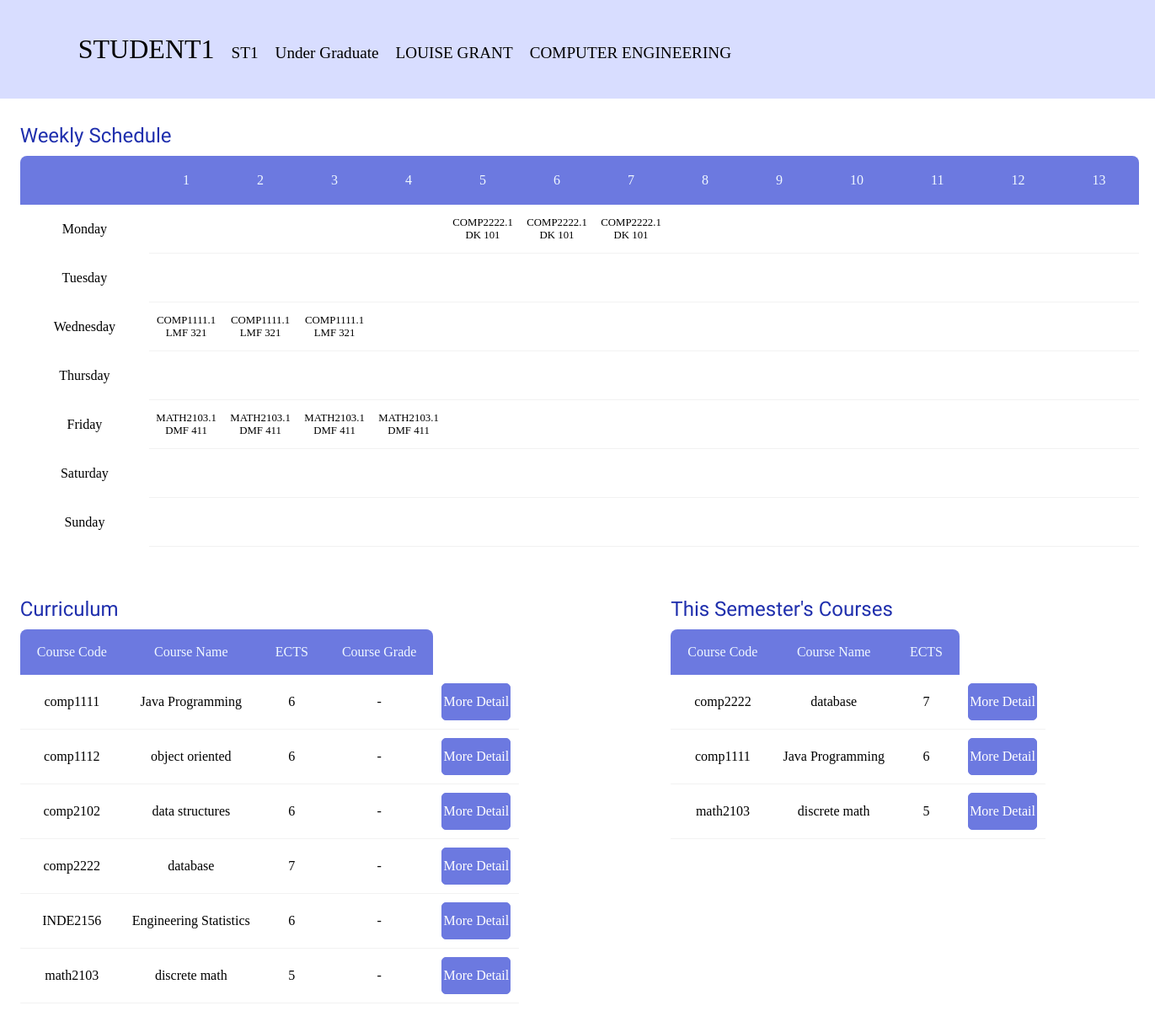
Page /main/student-detail.php?ssn=s1 on the committed database.
### tables this page shows
CREATE TABLE IF NOT EXISTS student (
  ssn varchar(20) NOT NULL,
  gradorUgrad tinyint(4) NOT NULL,
  advisorSsn varchar(20) NOT NULL,
  currCode varchar(10) NOT NULL,
  dName varchar(50) NOT NULL,
  studentid varchar(10) NOT NULL,
  studentname varchar(45) NOT NULL,
  PRIMARY KEY (ssn),
  UNIQUE KEY studentid_UNIQUE (studentid),
  KEY fk_student_instructor1_idx (advisorSsn),
  KEY fk_student_curricula1_idx (currCode,dName)
);

CREATE TABLE IF NOT EXISTS instructor (
  ssn varchar(20) NOT NULL,
  iname varchar(100) DEFAULT NULL,
  rankk varchar(45) DEFAULT NULL,
  baseSal double DEFAULT NULL,
  dName varchar(50) NOT NULL,
  extraSalary double DEFAULT NULL,
  PRIMARY KEY (ssn),
  KEY fk_instructor_department_idx (dName)
);

CREATE TABLE IF NOT EXISTS weeklyschedule (
  issn varchar(20) NOT NULL,
  courseCode varchar(10) NOT NULL,
  sectionId int(11) NOT NULL,
  yearr int(11) NOT NULL,
  semester int(11) NOT NULL,
  dayy varchar(12) NOT NULL,
  hourr int(11) NOT NULL,
  buildingName varchar(50) NOT NULL,
  roomNumber int(11) NOT NULL,
  PRIMARY KEY (issn,courseCode,sectionId,yearr,semester,dayy,hourr),
  KEY fk_section_has_TimeSlot_TimeSlot1_idx (dayy,hourr),
  KEY fk_section_has_TimeSlot_section1_idx (issn,courseCode,yearr,semester,sectionId),
  KEY fk_section_has_TimeSlot_buildingAndroom1_idx (buildingName,roomNumber)
);

CREATE TABLE IF NOT EXISTS curriculacourses (
  currCode varchar(10) NOT NULL,
  dName varchar(50) NOT NULL,
  courseCode varchar(10) NOT NULL,
  PRIMARY KEY (currCode,dName,courseCode),
  KEY fk_curricula_has_course_course1_idx (courseCode),
  KEY fk_curricula_has_course_curricula1_idx (currCode,dName)
);

CREATE TABLE IF NOT EXISTS course (
  courseCode varchar(10) NOT NULL,
  courseName varchar(100) NOT NULL,
  ects int(2) NOT NULL,
  numHours int(2) NOT NULL,
  prereq_courseCode varchar(10) DEFAULT NULL,
  PRIMARY KEY (courseCode),
  KEY fk_course_course1_idx (prereq_courseCode)
);

### main/student-detail.php (the view, shortened to what this page needs)
<?php
include ( 'conn.php' );
$currentSsn = $_GET['ssn'];
$sql = "SELECT S.studentname, S.studentid,S.gradorUgrad, I.iname, S.dName,I.ssn, S.currCode FROM student S JOIN instructor I ON S.advisorSsn=I.ssn WHERE S.ssn='$currentSsn';";
$info = mysqli_query( $conn, $sql );
$info = mysqli_fetch_array( $info );
$sql = "SELECT dayy, hourr, courseCode, sectionId, buildingName, roomNumber FROM weeklyschedule NATURAL JOIN enrollment WHERE sssn = '$currentSsn' and yearr = 2020 and semester = 2 ORDER BY dayy, hourr;";
$schedule = mysqli_query( $conn, $sql );
$sql="SELECT C.courseCode, C1.courseName, C1.ects
FROM (curriculacourses C NATURAL JOIN Course C1)
WHERE C.currCode='$info[6]';";
$curricul = mysqli_query($conn,$sql);
$resultset = null;
$numOfFields = mysqli_num_fields($curricul);
while($row = mysqli_fetch_array($curricul)){
    $resultset[]=$row;
}
$sql="SELECT DISTINCT C.courseCode, E.grade
FROM (curriculacourses C NATURAL JOIN enrollment E)
WHERE E.sssn='$currentSsn';";
$grad = mysqli_query($conn,$sql);
$grades = null;
while($row = mysqli_fetch_array($grad)){
    $grades[]=$row;
}
$sql ="select E.courseCode, C.courseName, C.ects
from enrollment E NATURAL JOIN course C
where E.sssn='$currentSsn' and E.yearr='2020' and E.semester='2';";
$courses = mysqli_query($conn, $sql);
$resultset1 = null;
$numOfFields1 = mysqli_num_fields( $courses );
while( $row = mysqli_fetch_array( $courses ) ) {
    $resultset1[] = $row;
}
$days = ['Monday', 'Tuesday', 'Wednesday', 'Thursday', 'Friday', 'Saturday', 'Sunday'];
?>
<!DOCTYPE html>
<html lang='en'>
    <head>
        <link rel="stylesheet" href="style.css">
    </head>
    <body>
        <nav class="d-block">
            <div class="container">
                <?php
    if($info[2]=='1'){ $info[2]="Graduate";
                     }else { $info[2]="Under Graduate";}
            echo "<span>".$info[0]."</span>";
            echo "<span>".$info[1]."</span>";
            echo "<span style='text-transform: capitalize;'>".$info[2]."</span>";
            echo "<span>"."<a href='instructor-detail.php?ssn=$info[5]'> $info[3] </a>"."</span>";
            echo "<span>"."<a href='department-detail.php?dname=$info[4]'> $info[4] </a>"."</span>";
                ?>
            </div>
        </nav>
        <div class="container">
            <div class="table-box inline-block fs-08">
                <span class="table-name">Weekly Schedule</span>
                <table cellspacing="0" class="schedule">
                    <tr>
                        <th></th>
                        <?php
                        for($i=1; $i<=13; $i++){
                            echo "<th>".$i."</th>";
                        }
                        ?>
                    </tr>
                    <?php
                    for($d = 0; $d<count($days); $d++){
                        echo "<tr> <th>$days[$d]</th>";
                        $i=1;
                        foreach($schedule as $row){
                            if($row["dayy"]==$days[$d]){
                                while($i<=13){
                                    if($i==$row["hourr"]){
                                        echo "<td  class='upper-case'>
                                <span class='d-block'>".$row["courseCode"].".".$row["sectionId"]."</span>
                                <span class='d-block'>".$row["buildingName"]." ".$row["roomNumber"]."</span>
                                </td>";
                                        $i++;
                                        break;
                                    }else{
                                        $i++;
                                        echo "<td></td>";
                                    }
                                }
                            }
                        }
                        while($i<=13){
                            echo "<td></td>";
                            $i++;
                        }
                        echo "</tr>";
                    }
                    ?>
                </table>
            </div>
            <div class="inline-block f-left mr-5">
                <div class="table-box inline-block  mr-5">
                    <span class='table-name'>Curriculum</span>
                    <table cellspacing='0'>
                        <tr>
                            <th>Course Code</th>
                            <th>Course Name </th>
                            <th>ECTS</th>
                            <th>Course Grade</th>
                        </tr>
                        <?php
                        if($resultset!==null){
                            foreach($resultset as $row){
                                echo '<tr>';
                                for($i=0;$i<$numOfFields;$i++){
                                    echo '<td>'.$row[$i].'</td>';
                                }
                                $check = false;
                                if($grades!==null){
                                    foreach($grades as $row2){
                                        if($row2[0]==$row[0]){
                                            if($row2[1]!==null){
                                                echo "<td>$row2[1]</td>";
                                            }else{
                                                echo "<td>-</td>";
                                            }
                                            $check = true;
                                        }
                                    }
                                }
                                if(!$check){
                                    echo "<td>-</td>";
                                }
                                echo "<td><a href='course-detail.php?courseCode=$row[0]'><div class='see-more'>More Detail</div></a></td>";
                                echo "</tr>";
                            }
                        }
                        ?>
                    </table>
                </div>
            </div>
            <div class="inline-block f-left">
                <div class="table-box">
                    <span class='table-name'>This Semester's Courses</span>
                    <table cellspacing='0'>
                        <tr>
                            <th>Course Code</th>
                            <th>Course Name</th>
                            <th>ECTS</th>
                        </tr>
                        <?php
                        if($resultset1!=null){
                            foreach($resultset1 as $row){
                                echo '<tr>';
                                for($i=0;$i<$numOfFields1;$i++){
                                    echo '<td>'.$row[$i].'</td>';
                                }
                                echo "<td><a href='course-detail.php?courseCode=$row[0]'><div class='see-more'>More Detail</div></a></td>";
                                echo '</tr>';
                            }
                        }
                        ?>
                    </table>
                </div>
            </div>
        </div>
    </body>
</html>

### main/style.css (style rules this page uses)
* { padding: 0; margin: 0; }
a { text-decoration: none; font-style: none; color: black; }
.d-block { display: block; }
.inline-block { display: inline-block; }
.mr-5 { margin-right: 5rem; }
.upper-case { text-transform: uppercase; }
.f-left { float: left; }
nav { display: block; background: #d8ddff; padding: 20px 15px; padding-left: 80px; }
nav span { display: inline-block; font-size: 1.2rem; text-transform: uppercase; padding-right: 20px; }
nav span:nth-child(1) { font-size: 2rem; text-transform: uppercase; padding-right: 20px; }
nav span a { transition: all 0.4s; }
.container { width: 98%; margin: 20px; margin-right: auto; margin-left: auto; }
.table-box { margin-bottom: 40px; padding: 10px; }
.table-name { display: block; font-size: 1.5rem; font-family: 'Nanum Gothic', sans-serif; color: #1f2fad; margin-bottom: 10px; }
table { max-width: 800px; border-radius: 8px; }
table tr:first-child { background: #6c79e0; color: aliceblue; }
th { padding-right: 20px; padding-left: 20px; padding-bottom: 18px; padding-top: 18px; font-weight: 100; }
th:first-child { border-top-left-radius: 8px; }
th:last-child { border-top-right-radius: 8px; }
td { border-bottom: 1px solid #f2f2f2; text-align: center; padding: 10px; }
.see-more { cursor: pointer; width: 80px; padding: 12px 0px; color: white; border-radius: 5px; border: 1px solid #6c79e0; background-color: #6c79e0; transition: background 0.3s; }

### main/student-detail.php (style rules this page uses)
.schedule td { padding: 0; }
.schedule th { padding: 20px 40px; }
.fs-08 { font-size: 0.8rem; }
.fs-08 th { font-size: 1rem; }

### rows in the picture
student: studentname "STUDENT1", studentid "ST1", advisorSsn.iname "LOUISE GRANT", dName "COMPUTER ENGINEERING"
weeklyschedule: courseCode "COMP2222", sectionId "1", buildingName "DK", roomNumber "101"
weeklyschedule: courseCode "COMP2222", sectionId "1", buildingName "DK", roomNumber "101"
weeklyschedule: courseCode "COMP2222", sectionId "1", buildingName "DK", roomNumber "101"
weeklyschedule: courseCode "COMP1111", sectionId "1", buildingName "LMF", roomNumber "321"
weeklyschedule: courseCode "COMP1111", sectionId "1", buildingName "LMF", roomNumber "321"
weeklyschedule: courseCode "COMP1111", sectionId "1", buildingName "LMF", roomNumber "321"
weeklyschedule: courseCode "MATH2103", sectionId "1", buildingName "DMF", roomNumber "411"
weeklyschedule: courseCode "MATH2103", sectionId "1", buildingName "DMF", roomNumber "411"
weeklyschedule: courseCode "MATH2103", sectionId "1", buildingName "DMF", roomNumber "411"
weeklyschedule: courseCode "MATH2103", sectionId "1", buildingName "DMF", roomNumber "411"
curriculacourses: courseCode "comp1111", courseCode.courseName "Java Programming", courseCode.ects "6"
curriculacourses: courseCode "comp1112", courseCode.courseName "object oriented", courseCode.ects "6"
curriculacourses: courseCode "comp2102", courseCode.courseName "data structures", courseCode.ects "6"
curriculacourses: courseCode "comp2222", courseCode.courseName "database", courseCode.ects "7"
curriculacourses: courseCode "INDE2156", courseCode.courseName "Engineering Statistics", courseCode.ects "6"
curriculacourses: courseCode "math2103", courseCode.courseName "discrete math", courseCode.ects "5"

### other values in the picture
$info[2] "Under Graduate"
$days[$d] "Monday"
$days[$d] "Tuesday"
$days[$d] "Wednesday"
$days[$d] "Thursday"
$days[$d] "Friday"
$days[$d] "Saturday"
$days[$d] "Sunday"
